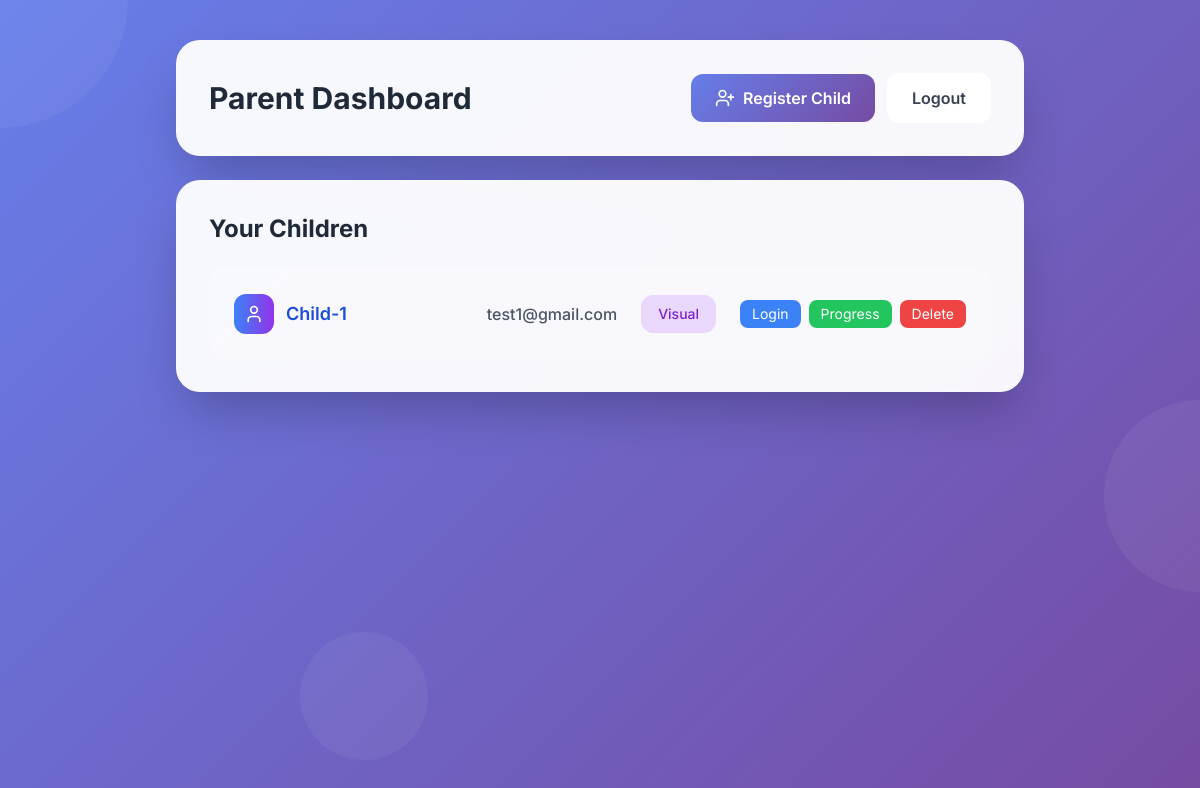
/dashboard/parent/ (signed in), run on the app's committed database.
### accounts/models.py (models this page shows, shortened)
class ChildProfile(models.Model):
    child = models.OneToOneField(
        settings.AUTH_USER_MODEL,
        on_delete=models.CASCADE,
        related_name="profile"
    )
    parent = models.ForeignKey(
        settings.AUTH_USER_MODEL,
        on_delete=models.CASCADE,
        related_name="children_profiles",
        null=True, blank=True  # ✅ Independent users don’t need a parent
    )
    dyslexia_type = models.CharField(
        max_length=50,
        choices=DYSLEXIA_CHOICES,
        null=True, blank=True   # ✅ allow empty until chosen
    )

class CustomUser(AbstractUser):
    ROLE_CHOICES = (
        ("PARENT", "Parent"),
        ("CHILD", "Child"),
        ("INDEPENDENT", "Independent"),
    )
    role = models.CharField(max_length=20, choices=ROLE_CHOICES, default="CHILD")

### accounts/views.py (the view)
# urls.py: path("dashboard/parent/", views.parent_dashboard, name="parent_dashboard"),
@login_required
def parent_dashboard(request):
    if request.user.role != "PARENT":
        return HttpResponseForbidden("Only parents can access this page.")
    children = ChildProfile.objects.filter(parent=request.user)
    return render(request, "accounts/parent_dashboard.html", {"children": children})

### templates/accounts/parent_dashboard.html (shortened to what this page needs)
{% extends "base.html" %}
{% block content %}
<div class="max-w-4xl mx-auto p-4 sm:p-6" x-data="{ openLogin: null, openProgress: null, openDelete: null }">
  <div class="glass-effect shadow-2xl rounded-3xl p-6 sm:p-8 mb-6 animate-fadeIn">
    <div class="flex flex-col sm:flex-row sm:items-center sm:justify-between space-y-4 sm:space-y-0">
      <h1 class="text-2xl sm:text-3xl font-bold text-gray-800">Parent Dashboard</h1>
      <div class="flex flex-col sm:flex-row sm:items-center sm:space-x-3 space-y-3 sm:space-y-0 w-full sm:w-auto">
        <a href="{% url 'child_register' %}"
           class="btn-primary w-full sm:w-auto px-6 py-3 rounded-xl text-white font-semibold flex items-center justify-center space-x-2">
          <i data-lucide="user-plus" class="w-5 h-5"></i>
          <span>Register Child</span>
        </a>
        <form method="post" action="{% url 'logout' %}" class="w-full sm:w-auto">
          <button type="submit"
                  class="w-full sm:w-auto glass-effect px-6 py-3 rounded-xl text-gray-700 font-semibold hover:bg-white hover:bg-opacity-50 transition-all">
            Logout
          </button>
        </form>
      </div>
    </div>
  </div>
  <div class="glass-effect shadow-2xl rounded-3xl p-6 sm:p-8 animate-fadeIn" style="animation-delay: 0.2s;">
    <h2 class="text-xl sm:text-2xl font-bold text-gray-800 mb-6">Your Children</h2>
    <ul class="space-y-4">
      {% for profile in children %}
      <li class="p-4 sm:p-6 rounded-2xl border border-white border-opacity-30 bg-white bg-opacity-20 flex flex-col sm:flex-row sm:items-center sm:justify-between space-y-3 sm:space-y-0 card-hover">
        <a href="{% url 'child_dashboard' profile.child.id %}"
           class="font-semibold text-blue-700 hover:text-blue-800 text-lg flex items-center space-x-3">
          <div class="w-10 h-10 bg-gradient-to-r from-blue-500 to-purple-600 rounded-xl flex items-center justify-center">
            <i data-lucide="user" class="w-5 h-5 text-white"></i>
          </div>
          <span>{{ profile.child.username }}</span>
        </a>
        <div class="flex flex-col sm:flex-row sm:items-center sm:space-x-6 space-y-2 sm:space-y-0">
          <span class="text-gray-600 font-medium text-sm sm:text-base">{{ profile.child.email }}</span>
          {% if profile.dyslexia_type %}
          <span class="px-3 py-1 sm:px-4 sm:py-2 text-sm rounded-xl bg-purple-500 bg-opacity-20 text-purple-700 font-medium border border-purple-200">
            {{ profile.dyslexia_type }}
          </span>
          {% else %}
          <span class="px-3 py-1 sm:px-4 sm:py-2 text-sm rounded-xl bg-gray-500 bg-opacity-20 text-gray-600 font-medium border border-gray-200">
            Not Set
          </span>
          {% endif %}
          <div class="flex space-x-2">
            <button @click="openLogin = {{ profile.child.id }}"
                    class="px-3 py-1 bg-blue-500 text-white rounded-lg text-sm hover:bg-blue-600">
              Login
            </button>
            <button @click="openProgress = {{ profile.child.id }}"
                    class="px-3 py-1 bg-green-500 text-white rounded-lg text-sm hover:bg-green-600">
              Progress
            </button>
            <button @click="openDelete = {{ profile.child.id }}"
                    class="px-3 py-1 bg-red-500 text-white rounded-lg text-sm hover:bg-red-600">
              Delete
            </button>
          </div>
        </div>
      </li>
      {% endfor %}
    </ul>
  </div>
</div>
{% endblock %}

### templates/base.html (style rules this page uses)
body { font-family: 'Inter', sans-serif; }
.gradient-bg { background: linear-gradient(135deg, #667eea 0%, #764ba2 100%); }
.glass-effect { background: rgba(255, 255, 255, 0.95); backdrop-filter: blur(10px); border: 1px solid rgba(255, 255, 255, 0.2); }
.btn-primary { background: linear-gradient(135deg, #667eea 0%, #764ba2 100%); transition: all 0.3s ease; transform: translateY(0); }
.animate-fadeIn { animation: fadeIn 0.6s ease-out; }

### data on the page
ChildProfile: child.username "Child-1", child.email "test1@gmail.com", dyslexia_type "Visual"
